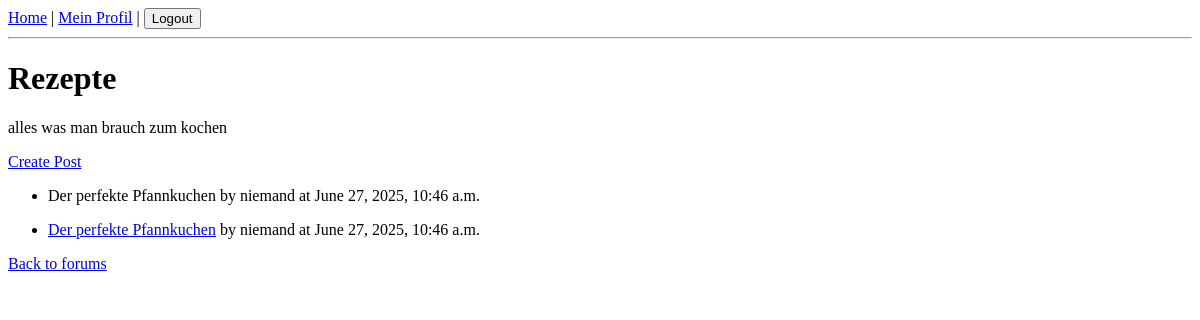
The page /boards/forum/1/ on the database as committed earlier.
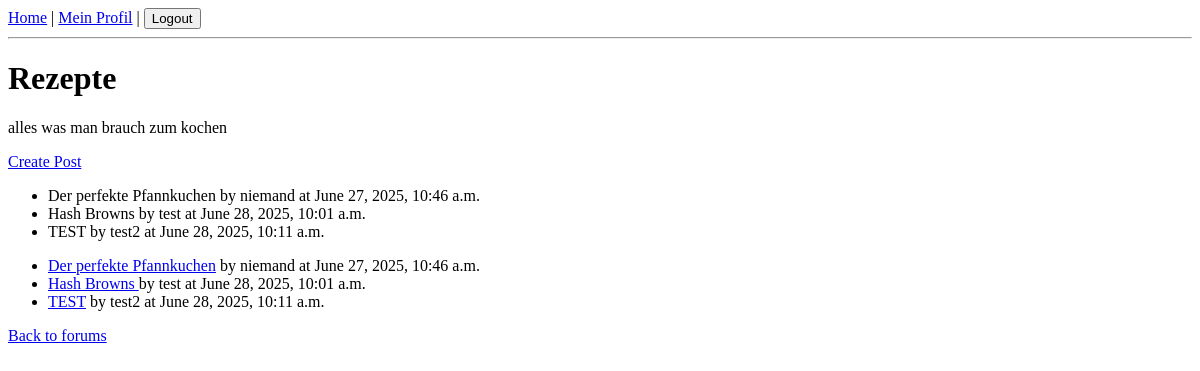
The same page on the database as committed later.
### boards/models.py (models this page shows, shortened)
class Post(models.Model):
    forum = models.ForeignKey(Forum, related_name='posts', on_delete=models.CASCADE)
    author = models.ForeignKey(User, on_delete=models.CASCADE)
    title = models.CharField(max_length=255)
    body = models.TextField()
    created_at = models.DateTimeField(auto_now_add=True)
    likes = models.ManyToManyField(User, related_name='liked_posts', blank=True)

### boards/views.py (the view)
# urls.py: path('forum/<int:forum_id>/', views.forum_detail, name='forum_detail'),
def forum_detail(request, forum_id):
    forum = get_object_or_404(Forum, id=forum_id)
    posts = forum.posts.all()
    return render(request, 'boards/forum_detail.html', {'forum': forum, 'posts': posts})

### boards/templates/boards/forum_detail.html
{% include "boards/navbar.html" %}
<h1>{{ forum.name }}</h1>
<p>{{ forum.description }}</p>
<a href="{% url 'create_post' forum.id %}">Create Post</a>
<ul>
  {% for post in posts %}
    <li>{{ post.title }} by {{ post.author.username }} at {{ post.created_at }}</li>
  {% endfor %}
</ul>
<ul>
  {% for post in posts %}
    <li>
      <a href="{% url 'post_detail' post.id %}">{{ post.title }}</a>
      by {{ post.author.username }} at {{ post.created_at }}
    </li>
  {% endfor %}
</ul>
<a href="{% url 'forum_list' %}">Back to forums</a>

Rows that differ between the two databases and show on the page:
added Post: title "Hash Browns", author.username "test", created_at "June 28, 2025, 10:01 a.m."
added Post: title "TEST", author.username "test2", created_at "June 28, 2025, 10:11 a.m."
